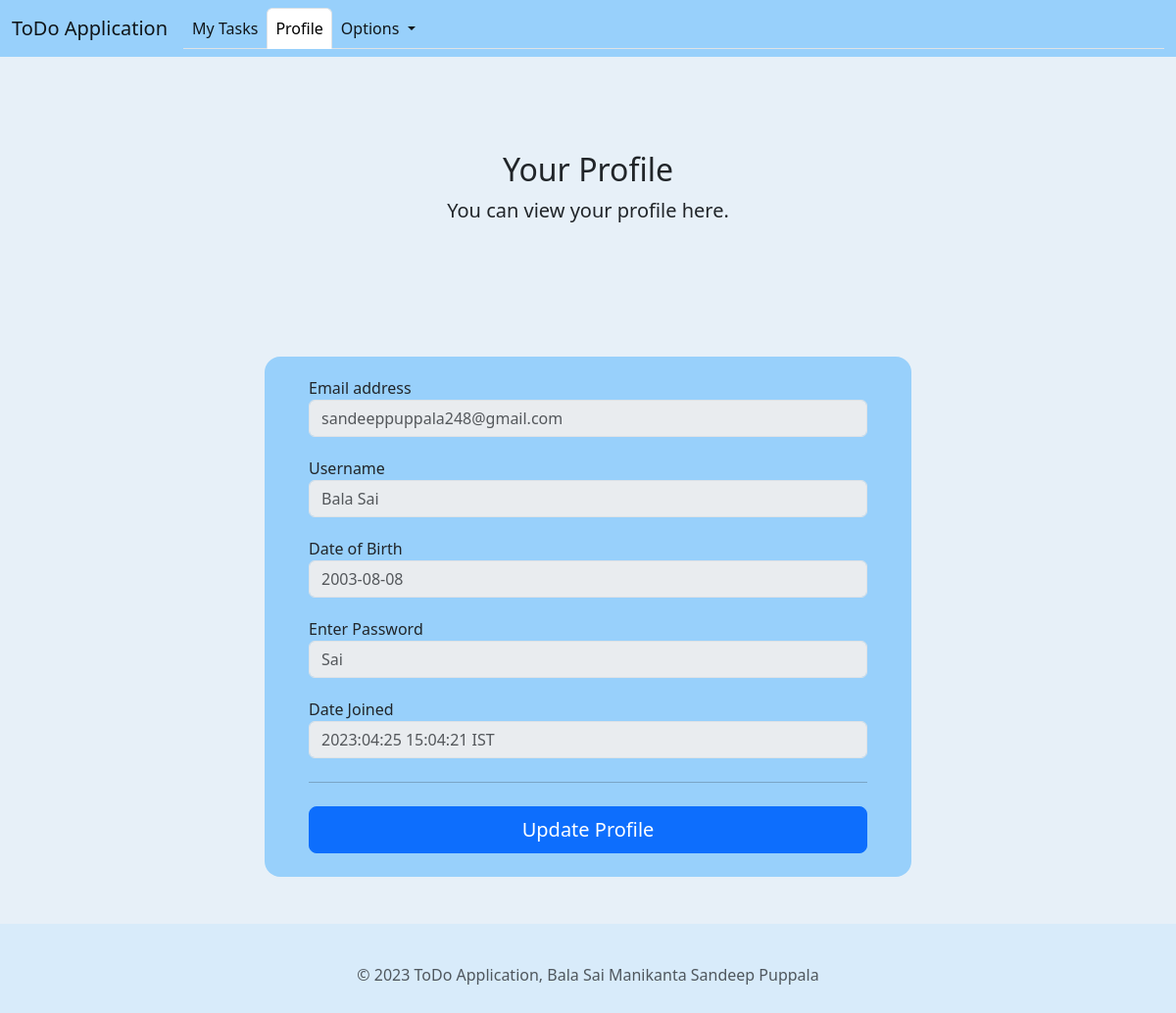
The app's page /profile (signed in) with its own data.
### application/models.py (models this page shows)
class user(db.Model):
    __tablename__="user"
    user_id=db.Column(db.Integer,primary_key=True)
    username=db.Column(db.String)
    password=db.Column(db.String)
    dob=db.Column(db.String)
    email=db.Column(db.String)
    date_joined=db.Column(db.String)
    todos=db.relationship('todo',backref='user')

### application/controllers.py (the view)
@app.route('/profile',methods=['GET'])
def profile():
    a=UserDetails().get_details(session['user_id'])
    if a['code']==0:
        flash(a['message'], category='warning')
        alarm=True
        return render_template('message.html',title=a['title'],alarm=alarm)
    return render_template('profile.html',profile=1,title=a['title'],data=a)

### application/functions.py (called while the page is built)
    def get_details(self,user_id):
        user1 = db.session.query(user).filter((user.user_id == user_id)).first()
        if user1 is None:
            return {'code':0,'title':'User Not Found','message':"User Not Found"}
        return {'code':1,'title':'User Profile','user_id':user1.user_id,'username':user1.username,'email':user1.email,"dob":user1.dob,'password':user1.password,'date_joined':user1.date_joined,"message":"User Details"}

### templates/profile.html (shortened to what this page needs)
{% extends 'app_base.html' %}
{% block content %}
<div class="row">
    <div class="container-fluid">
        <div class="py-5 text-center">
            <h2>Your Profile</h2>
            <p class="lead">You can view your profile here.</p>
            </div>
        <div class="row">
            <div class="col  create-account-content">
                <div class="container-fluid  create-account-container">
                    <div class="row ">
                        <div class="col create-content">
                                <div class="form-group">
                                    <label for="exampleDropdownFormEmail2">Email address</label>
                                    <input type="email" class="form-control" id="exampleDropdownFormEmail2" placeholder="{{data.email}}" name="email" disabled>
                                </div>
                                <div class="form-group">
                                    <label for="exampleDropdownFormEmail2">Username</label>
                                    <input type="text" class="form-control" id="exampleDropdownFormEmail2" placeholder="{{data.username}}" name="username" disabled>
                                </div>
                                <div class="form-group">
                                    <label for="exampleDropdownFormEmail2">Date of Birth</label>
                                    <input type="text" class="form-control" id="exampleDropdownFormEmail2" name="dob" placeholder="{{data.dob}}" disabled>
                                </div>
                                <div class="form-group">
                                    <label for="exampleInputPassword1">Enter Password</label>
                                    <input type="text" class="form-control" id="exampleInputPassword1" placeholder="{{data.password}}" name="password" disabled>
                                </div>
                                <div class="form-group">
                                    <label for="exampleInputPassword1">Date Joined</label>
                                    <input type="text" class="form-control" id="exampleInputPassword1" placeholder="{{data.date_joined}}" name="password" disabled>
                                </div>
                                <hr class="my-4">
                                <form method="POST" action="/update_profile" class="col-mid-4 " enctype="multipart/form-data">
                                    <button class="w-100 btn btn-primary btn-lg" type="submit">Update Profile</button>
                                    <div><br></div>
                                </form>
                        </div>
                    </div>
                </div>
            </div>
        </div>
    </div>
</div>
{% endblock %}

### static/css/style.css (style rules this page uses)
body { background-color:#d8ebfa; border-radius: 2px; }
.create-account-content { margin-left: 20%; margin-right: 20%; margin-top: 50px; }
.create-account-container { margin-top: 20px; background-color: #98d0fb; border-radius: 1em; }
.form-group { margin-top: 20px; }
.create-content { margin-left: 5%; margin-right: 5%; }

### records on screen
user: email "sandeeppuppala248@gmail.com", username "Bala Sai", dob "2003-08-08", password "Sai", password "2023:04:25 15:04:21 IST"
